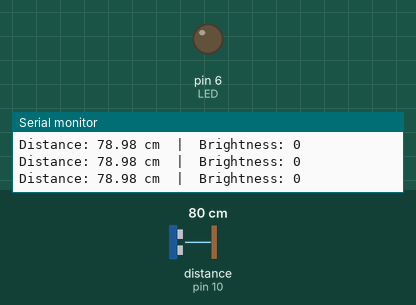
Simulated run of this sketch. Board: Arduino Uno, built with avr-gcc and run on an emulated ATmega328P. Shown: output pins drawn as LEDs (lit = HIGH), the last lines printed to the serial monitor. Wiring (inferred from the names in the program): ultrasonic range finder: trigger pin 9; echo pin 10. The test bench sets the inputs (shaded band); at power-on: distance to the obstacle (sensor on pin 10) 80 cm. The echo pulse lasts 58.3 µs per cm; pins used as bus, display or sensor lines are not drawn.

Above: at 1.2 s.
1.3 s: distance to the obstacle (sensor on pin 10) set to 2 cm
At 2.5 s:
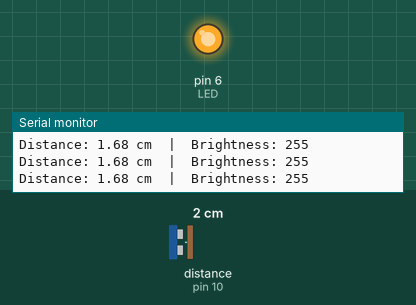
2.8 s: distance to the obstacle (sensor on pin 10) set to 5 cm
5.8 s: distance to the obstacle (sensor on pin 10) set to 8 cm
At 7.0 s:
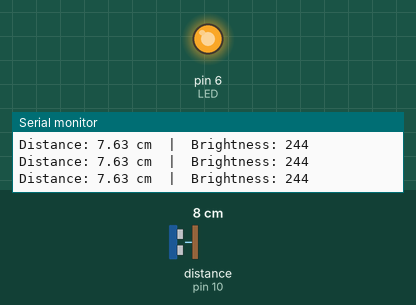
7.3 s: distance to the obstacle (sensor on pin 10) set to 35 cm
At 8.4 s:
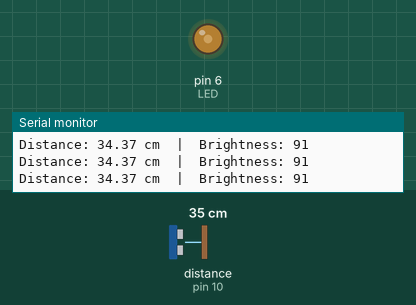
8.8 s: distance to the obstacle (sensor on pin 10) set to 18 cm
At 9.6 s:
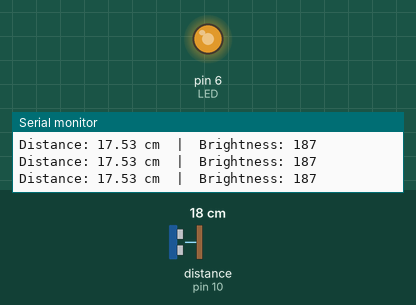
Timing chart, 0 to 11.3 s (numbered marks = the images above; inputs shaded):
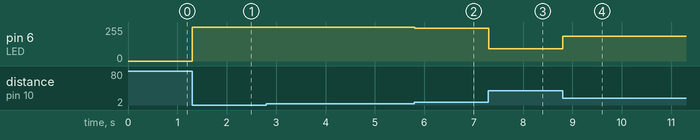

Measured:
- after the input at 1.3 s, pin 6 (LED): 0/255 → 255/255 at once
- after the input at 5.8 s, pin 6 (LED): 255/255 → 244/255 at once
- after the input at 7.3 s, pin 6 (LED): 244/255 → 91/255 at once
- after the input at 8.8 s, pin 6 (LED): 91/255 → 187/255 at once

The sketch:

9a.ino
```cpp
#define TRIG 9
#define ECHO 10
#define LED 6   // PWM pin for brightness

void setup() {
  Serial.begin(9600);
  pinMode(TRIG, OUTPUT);
  pinMode(ECHO, INPUT);
  pinMode(LED, OUTPUT);
}

void loop() {
  // --- Measure distance ---
  digitalWrite(TRIG, LOW);
  delayMicroseconds(2);
  digitalWrite(TRIG, HIGH);
  delayMicroseconds(10);
  digitalWrite(TRIG, LOW);

  long duration = pulseIn(ECHO, HIGH);
  float distance = duration * 0.034 / 2;  // cm

  // --- Map distance to brightness ---
  // Example:
  // 5 cm → 255 (bright)
  // 50 cm → 0 (off)
  int brightness = map(distance, 5, 50, 255, 0);

  // Keep brightness within safe range
  brightness = constrain(brightness, 0, 255);

  // --- Apply to LED ---
  analogWrite(LED, brightness);

  // Debug print
  Serial.print("Distance: ");
  Serial.print(distance);
  Serial.print(" cm  |  Brightness: ");
  Serial.println(brightness);

  delay(20);
}
```
